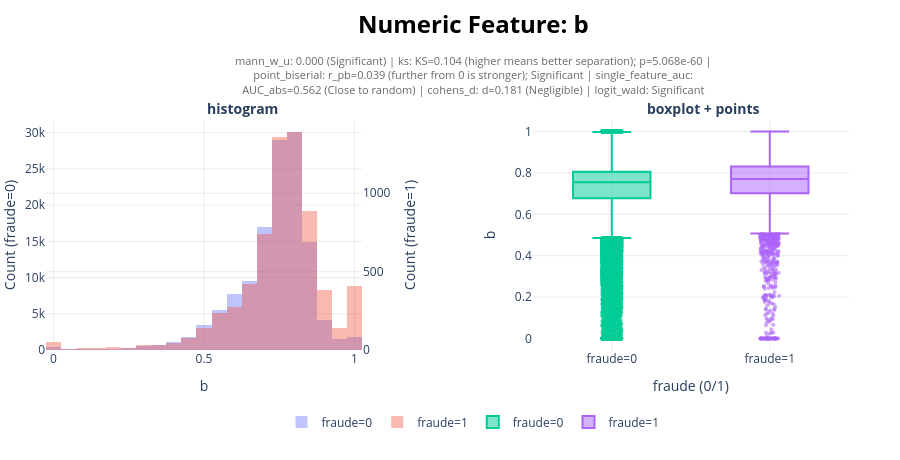

The notebook cell this image was saved under:
### Markdown cell above
## Plots

This cells belwos are auxiliaries to plot some standard distributionz for the graph.

### Code cell
col_to_plot = continuous_cols[0] # 'monto', 'score'
fig = plot_numeric_feature(df_complete_data, col_to_plot, target="fraude", nbins=40,annotations_text=df_cont_stats.loc[col_to_plot]["interpretation"])
fig.show()

### Figure 1 — Plotly figure (JSON) as saved in the notebook; plotly's stock layout.template omitted (floating-point values rounded to 4 significant figures; data arrays with more than 128 entries replaced by an {"elided": "..."} marker saying what was removed)
{"data": [{"marker": {"line": {"width": 0}}, "name": "fraude=0", "nbinsx": 40, "opacity": 0.4, "type": "histogram", "x": {"elided": "130345 float values"}, "xaxis": "x", "yaxis": "y"}, {"marker": {"line": {"width": 0}}, "name": "fraude=1", "nbinsx": 40, "opacity": 0.4, "type": "histogram", "x": {"elided": "6671 float values"}, "xaxis": "x", "yaxis": "y2"}, {"boxpoints": "outliers", "jitter": 0.25, "marker": {"opacity": 0.55, "size": 4}, "name": "fraude=0", "pointpos": 0, "type": "box", "xaxis": "x2", "y": {"elided": "130345 float values"}, "yaxis": "y3"}, {"boxpoints": "outliers", "jitter": 0.25, "marker": {"opacity": 0.55, "size": 4}, "name": "fraude=1", "pointpos": 0, "type": "box", "xaxis": "x2", "y": {"elided": "6671 float values"}, "yaxis": "y3"}], "layout": {"annotations": [{"font": {"color": "black", "size": 24}, "showarrow": false, "text": "<b>Numeric Feature: b</b>", "x": 0.5, "xanchor": "center", "xref": "paper", "y": 1.5, "yanchor": "top", "yref": "paper"}, {"align": "center", "font": {"color": "dimgray", "size": 11}, "showarrow": false, "text": "mann_w_u: 0.000 (Significant) | ks: KS=0.104 (higher means better separation); p=5.068e-60 |<br>point_biserial: r_pb=0.039 (further from 0 is stronger); Significant | single_feature_auc:<br>AUC_abs=0.562 (Close to random) | cohens_d: d=0.181 (Negligible) | logit_wald: Significant", "x": 0.5, "xanchor": "center", "xref": "paper", "y": 1.3, "yanchor": "top", "yref": "paper"}, {"font": {"size": 14}, "showarrow": false, "text": "<b>histogram</b>", "x": 0.23, "xanchor": "center", "xref": "paper", "y": 1.1, "yref": "paper"}, {"font": {"size": 14}, "showarrow": false, "text": "<b>boxplot + points", "x": 0.77, "xanchor": "center", "xref": "paper", "y": 1.1, "yref": "paper"}], "barmode": "overlay", "height": 460, "legend": {"orientation": "h", "x": 0.5, "xanchor": "center", "y": -0.25, "yanchor": "top"}, "margin": {"b": 110, "l": 40, "r": 0, "t": 120}, "paper_bgcolor": "white", "plot_bgcolor": "white", "width": 900, "xaxis": {"anchor": "y", "domain": [0, 0.37], "gridcolor": "rgba(0,0,0,0.08)", "showgrid": true, "title": {"text": "b"}}, "xaxis2": {"anchor": "y3", "domain": [0.57, 0.94], "gridcolor": "rgba(0,0,0,0.08)", "range": [-0.5, 1.5], "showgrid": true, "tickmode": "array", "ticktext": ["fraude=0", "fraude=1"], "tickvals": [0, 1], "title": {"text": "fraude (0/1)"}, "type": "linear"}, "yaxis": {"anchor": "x", "domain": [0, 1], "gridcolor": "rgba(0,0,0,0.08)", "showgrid": true, "title": {"text": "Count (fraude=0)"}}, "yaxis2": {"anchor": "x", "gridcolor": "rgba(0,0,0,0.08)", "overlaying": "y", "showgrid": true, "side": "right", "title": {"text": "Count (fraude=1)"}}, "yaxis3": {"anchor": "x2", "domain": [0, 1], "gridcolor": "rgba(0,0,0,0.08)", "showgrid": true, "title": {"text": "b"}}}}
